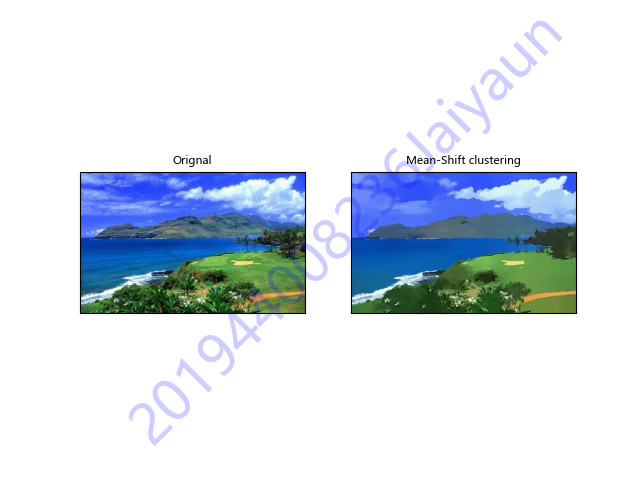

This chart was generated by the following Python code:
# -*- coding: UTF-8 -*-
"""
@author:Jaiyaun
@software: PyCharm
@file:task4b.py
@time:2021/11/24
"""
import cv2
import matplotlib.pyplot as plt
import watermark

src = cv2.imread('natrescene.jpg')
dst = cv2.pyrMeanShiftFiltering(src, 25, 40, None, 2)

titles = ['Orignal', 'Mean-Shift clustering']
images = [src, dst]

for i in range(2):
    plt.subplot(1, 2, i + 1)
    # 灰度图只是二维矩阵因此.shape只有两个参数
    if len(images[i].shape) < 3:
        plt.imshow(images[i], 'gray')
    else:
        plt.imshow(images[i][..., ::-1])
    plt.title(titles[i], fontsize=8)
    plt.xticks([])
    plt.yticks([])

# 保存图片
# watermark.addwatermark(plt, '201944008236Jaiyaun')
watermark.savefig(plt, 'task4b.png', '201944008236Jaiyaun')
plt.show()